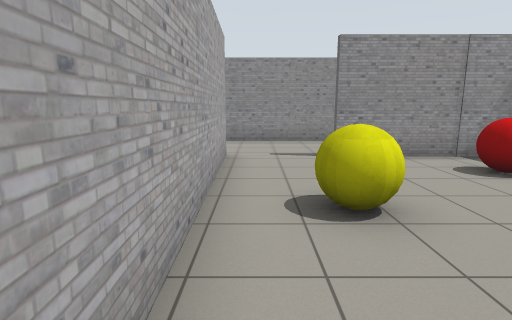
view 1 (above)

16 first-person views from a walk through a Gazebo world. The camera is 1.2 m above the floor, tilts 10° down and sees 80° across. The floor is counted in squares, 1 m on a side. Each view is taken from the middle of a square. On the plan, view 1 faces up. The plan holds only what a view shows up to about 13 squares ahead; the rest is blank. Some stock models are drawn as simple stand-ins.

view 2
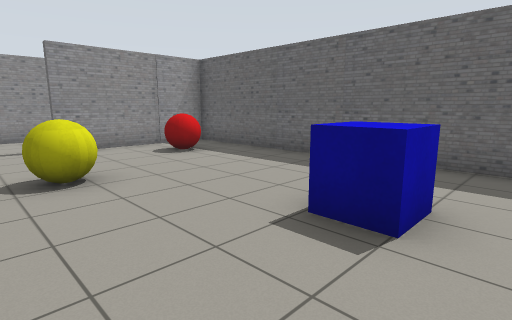

view 3
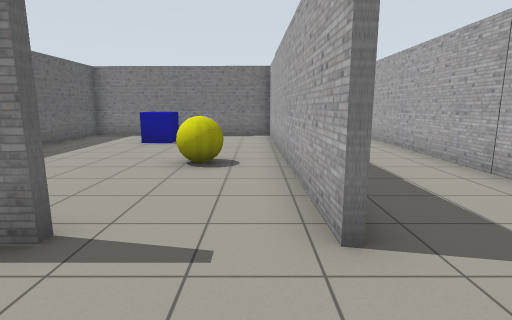

view 4
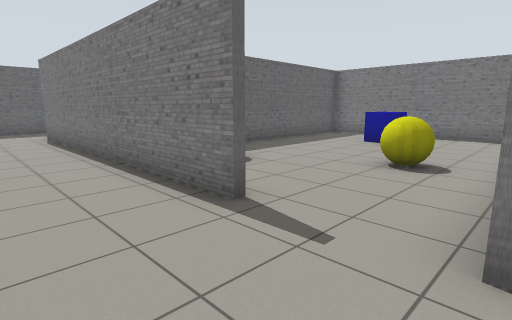

view 5
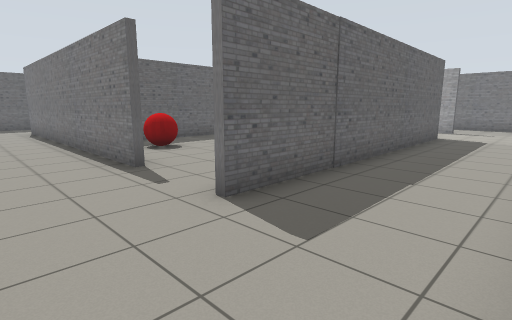

view 6
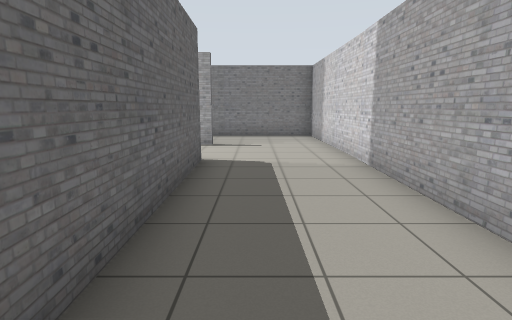

view 7
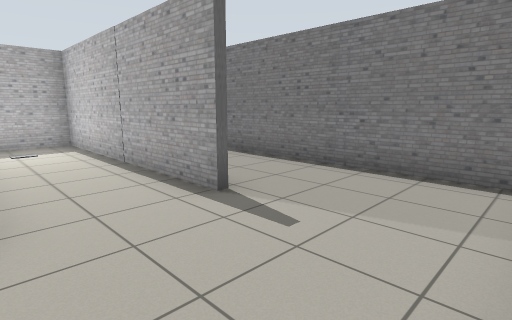

view 8
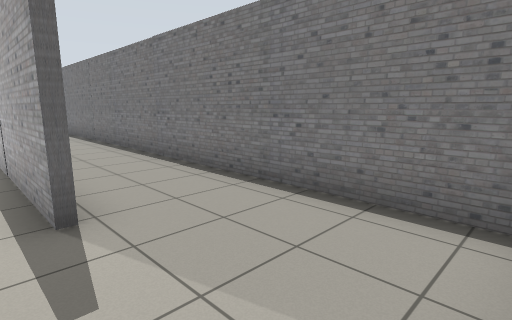

view 9
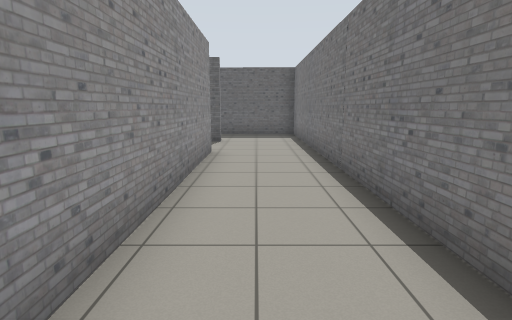

view 10
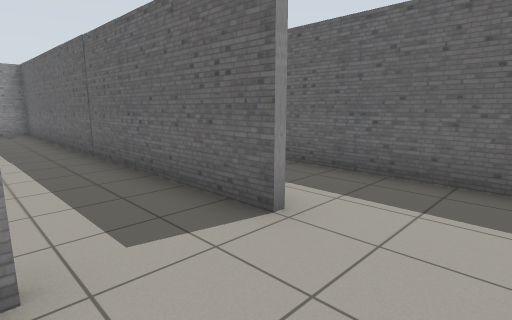

view 11
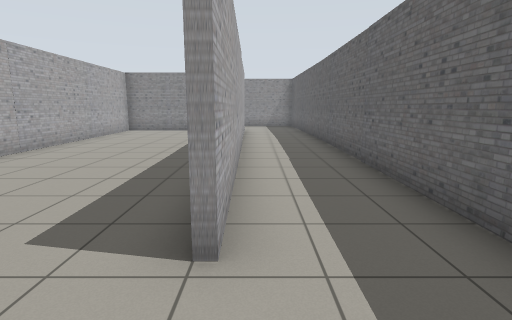

view 12
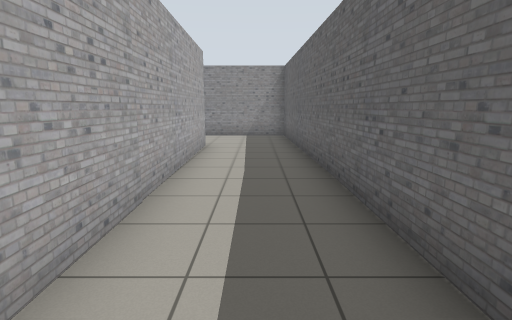

view 13
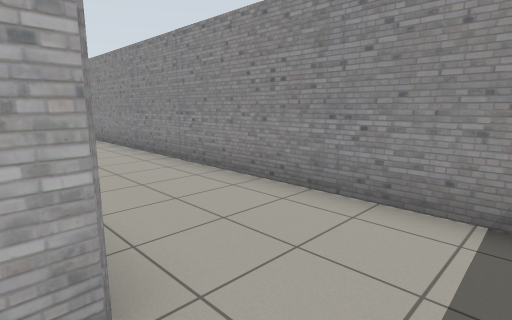

view 14
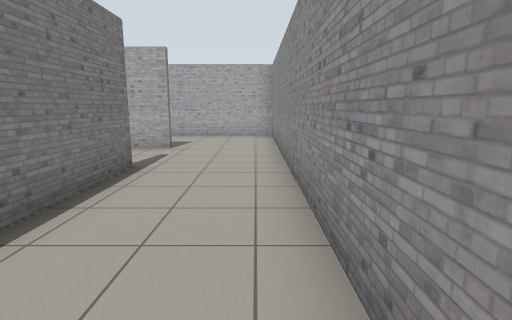

view 15
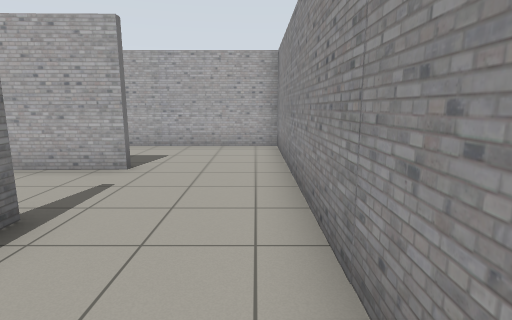

view 16
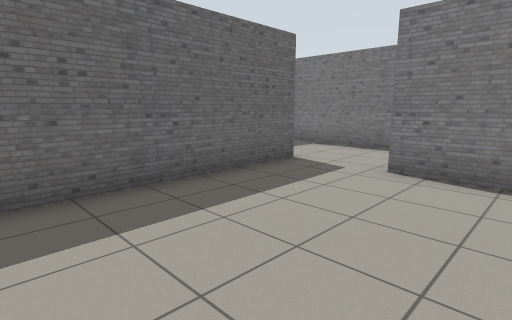

### Floor plan
Points are (right, up) in squares from view 1. A wall is a line through its corners. A room is listed if a view was taken in it or the views show most of it. See-through windows are left out.
Room 1 (views 1, 2)
walls: (-0.7, 6.4) (-0.5, -2.7) (6.7, -2.9) (6.5, 7.3) (1.9, 7.3)
ways out: opening at (0.5, 7) to room 2
objects: yellow ball (1, 3) to (1, 4); blue box (3, -1) to (4, 0); red ball (4, 5) to (5, 6)
Room 2 (views 3, 4, 5, 6, 7, 8, 9, 10, 11, 12, 13, 14, 15)
walls: (10.2, -5.8) (3.2, -5.8); (-0.6, -5.6) (6.7, -5.6) (6.7, -3.9); (-0.8, -2.8) (-1, 7.6); (-4.4, -8.6) (15.2, -8.6) (15.5, 10.7) (-4.2, 10.7) (-4.4, -8.6); (1.9, 7.5) (12.4, 7.5) (12.7, -5.8); (-0.7, 7.6) (-0.7, 6.4)
ways out: opening at (0.5, 7) to room 1; opening at (11.5, -6.5) to room 3
Room 3 (view 16)
walls: (6.7, 5.4) (6.8, -0.8); (8.4, -5.6) (10.2, -5.6); (12.5, -5.9) (12.3, 7.3) (11.2, 7.3)
ways out: opening at (11.5, -6.5) to room 2

Where each view was taken, in squares from view 1:
view 1: 0 up, 0 right, facing up
view 2: 2 down, 0 right, facing up-right
view 3: 10 up, 0 right, facing down
view 4: 10 up, 1 left, facing down-right
view 5: 10 up, 4 left, facing down-right
view 6: 4 up, 2 left, facing down
view 7: 3 down, 4 left, facing down-right
view 8: 5 down, 4 left, facing down-right
view 9: 7 down, 2 right, facing right
view 10: 8 down, 10 right, facing up-right
view 11: 8 down, 13 right, facing up
view 12: 2 down, 14 right, facing up
view 13: 7 up, 14 right, facing up-left
view 14: 10 up, 8 right, facing left
view 15: 10 up, 5 right, facing left
view 16: 0 up, 8 right, facing down-right
